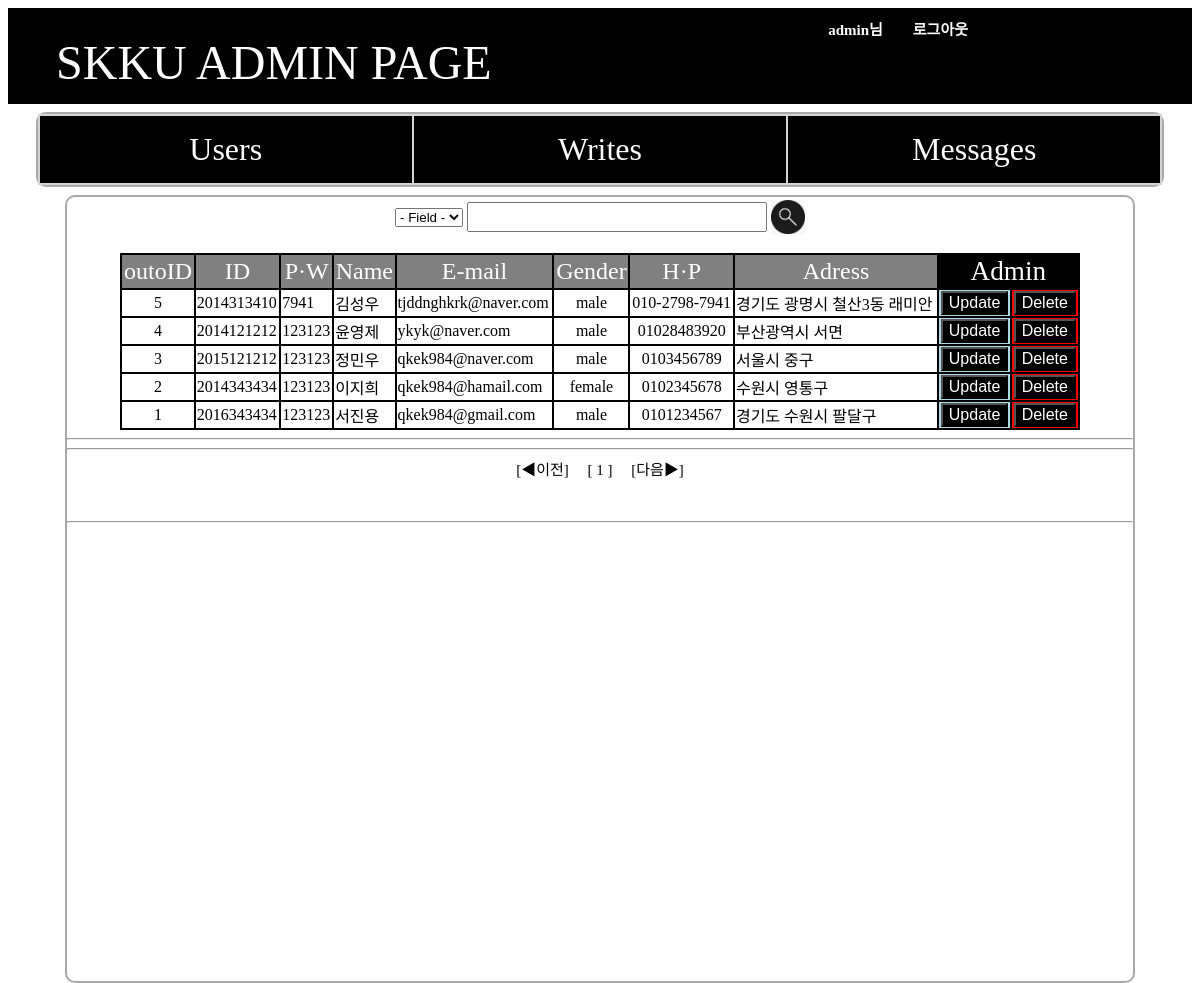
/adminpage.php (signed in), run on the app's committed database.
### tables this page shows
CREATE TABLE `users` (
  `outoID` int(11) NOT NULL,
  `id` varchar(40) DEFAULT NULL,
  `pass` varchar(40) DEFAULT NULL,
  `name` varchar(40) DEFAULT NULL,
  `email` varchar(40) DEFAULT NULL,
  `gender` varchar(10) DEFAULT NULL,
  `hp` varchar(20) DEFAULT NULL,
  `adress` varchar(100) DEFAULT NULL
);

### adminpage.php (the view, shortened to what this page needs)
<?php
$con = mysqli_connect('localhost','flea','7941','flea');
$query = "SELECT * FROM users";
$mtotal=0;
$mview=9;
if(isset($_GET['mpage']) && $_GET['mpage'] !=""){
		$mpage = $_GET['mpage'];
}else{
	$mpage=1;
}
$result = mysqli_query($con,$query);
while($row = mysqli_fetch_array($result)){
	$mtotal++;
}
$mlink=ceil(($mtotal/$mview)+0.5);
$pagarray = get_page($mtotal,$mview,$mlink,$mpage);
function get_page($mtotal,$mview,$mlink,$mpage) {
  $p[total] = ceil($mtotal / $mview);
  $p[srt] = floor(($mpage -1) / $mlink) * $mlink +1;
  $p[end] = ($p[srt] + $mlink -1 > $p[total]) ? $p[total] : $p[srt] + $mlink -1;
  $p[prev] = ($mpage < $mlink) ? $p[srt] : $p[srt] -1;
  $p[next] = ($p[end] +1 > $p[total]) ? $p[end] : $p[end] +1;
  return $p;
}
?>
<html>
<body>
	<div style=" color:black; WIDTH: 100%; HEIGHT: 100%">
	<div id="header0">
<h1>
<?php
	echo $_SESSION['adminlogin']."님　　";
	echo "<a class=top href=logout.php>로그아웃　　</a>";
?>
</h1>
</div>
	<div class="header">
	<a class="flea" href="adminpage.php">　SKKU ADMIN PAGE </a>
	</div>
	<div style="background-color:white; margin: 0.5em auto; width:95%;height:auto; border-radius:10px;border:2px solid darkgray;">
	<table class="menu" width="100%" cellpadding="15">
	<tr bgcolor="black">
	<td class="menu" WIDTH=33.3%><a class="linkmenu" href=adminpage.php>Users</a></td>
	<td class="menu" WIDTH=33.3%><a class="linkmenu" href=adminpage2.php>Writes</a></td>
	<td class="menu" WIDTH=33.3%><a class="linkmenu" href=adminpage3.php>Messages</a></td>
	</tr>
	</table>
	</div>
	<div style="background-color:white; margin: 0.5em auto; width:90%;height:100%; border-radius:10px;border:2px solid darkgray;">
	<center>
	<form method="post" action="<?php echo $_SERVER['PHP_SELF'];?>">
	<table>
	<tr>
	<td><select name="field" ailgn=center>
	<option value="">- Field -</option>
	</select></td>
	<td><input type="text" name="search" size="35" style="font-size:13pt; height:30px; width:300px"></td>
	<td><input type="image" name="btnsearch" value="검색" src="img/search.jpg" width="34" height="34" align="center">
	</td>
	</tr>
	</table>
	</form>
	<table width=90% bgcolor="black">
	<tr>
	<td class="key">outoID</td>
	<td class="key">ID</td>
	<td class="key">P·W</td>
	<td class="key">Name</td>
	<td class="key">E-mail</td>
	<td class="key">Gender</td>
	<td class="key">H·P</td>
	<td class="key">Adress</td>
	<td class="key2" colspan="2">Admin</td>
	</tr>
<?php
	$query = $query." ORDER BY outoID DESC";
	$result = mysqli_query($con,$query);
	$item=0;
	while($row = mysqli_fetch_array($result)){
	if($item >= (($mpage*9)-9)){
?>
	<tr bgcolor="white">
	<form method='post' action="<?php echo $_SERVER['PHP_SELF'];?>">
	<td style="text-align:center;"><?php echo $row[outoID];?></td>
	<td><?php echo $row[id];?></td>
	<td><?php echo $row[pass];?></td>
	<td><?php echo $row[name];?></td>
	<td><?php echo $row[email];?></td>
	<td style="text-align:center;"><?php echo $row[gender];?></td>
	<td style="text-align:center;"><?php echo $row[hp];?></td>
	<td><?php echo $row[adress];?></td>
	<td bgcolor=lightblue style="text-align:center;"><input type="submit" name="update" value="Update"></td>
	<td bgcolor=red style="text-align:center;"><input type="submit" name="delete" value="Delete"></td>
	</form>
	</tr>
<?php
	}
	$item++;
}
echo "</table><hr/>";
?>
	</center>
<?php
echo "<hr/><center>";
echo "<form method='post' action='".$_SERVER['PHP_SELF']."'>";
echo "<a class='item' href=adminpage.php?mpagearray=$pagarray[prev]> [◀이전]　</a>";
for($i=$pagarray[srt]; $i<=$pagarray[end]; $i++) {
	if($page==$i){
			echo "<a class='item' href=adminpage.php?mpage=$i><b> [ ".$i." ] </b></a>";
	}else{
		echo "<a class='item' href=adminpage.php?mpage=$i> [ ".$i." ] </a>";
	}
}
echo "<a class='item' href=adminpage.php?mpage=$i&mpagearray=$pagarray[next]>　[다음▶] </a>";
echo "</form>";
echo "<br/><hr/>";
echo "</center>";
?>
	</div>
</div>
</body>
</html>

### adminpage.php (style rules this page uses)
input[type="submit"] { font-size: 1em; color:white; background-color:black; }
a.item { font-size:15px; color:black; text-decoration:none; }
a.linkmenu { color:white; text-decoration:none; }
div.header { background-color:black; color:green; WIDTH: 100%; HEIGHT: 80px; TEXT-ALIGN: left; border-bottom:1px solid black; }
a.flea { color:white;text-decoration:none;font-size: 3em;font:bold; }
table.menu { font-size:100%;background:lightgray; }
td.menu { background:black; color:white; font-size:200%; margin:30px 30px; text-align:center; }
td.key { background:gray; color:white; font-size:150%; margin:30px 30px; text-align:center; }
td.key2 { background:black; color:white; font-size:170%; margin:30px 30px; text-align:center; }
#header0 { background:black; WIDTH: 100%; HEIGHT: 15px; }
#header0 H1 { POSITION: absolute; TEXT-ALIGN: right; FONT-SIZE: 15px; WIDTH: 80%; COLOR: white; }
a.top { color:white;text-decoration:none;text-align:center;font:bold; }

### data on the page
users: outoID "5", id "2014313410", pass "7941", name "김성우", email "tjddnghkrk@naver.com", gender "male", hp "010-2798-7941", adress "경기도 광명시 철산3동 래미안"
users: outoID "4", id "2014121212", pass "123123", name "윤영제", email "ykyk@naver.com", gender "male", hp "01028483920", adress "부산광역시 서면"
users: outoID "3", id "2015121212", pass "123123", name "정민우", email "qkek984@naver.com", gender "male", hp "0103456789", adress "서울시 중구"
users: outoID "2", id "2014343434", pass "123123", name "이지희", email "qkek984@hamail.com", gender "female", hp "0102345678", adress "수원시 영통구"
users: outoID "1", id "2016343434", pass "123123", name "서진용", email "qkek984@gmail.com", gender "male", hp "0101234567", adress "경기도 수원시 팔달구"

### other printed values
$_SESSION['adminlogin'] "admin"
